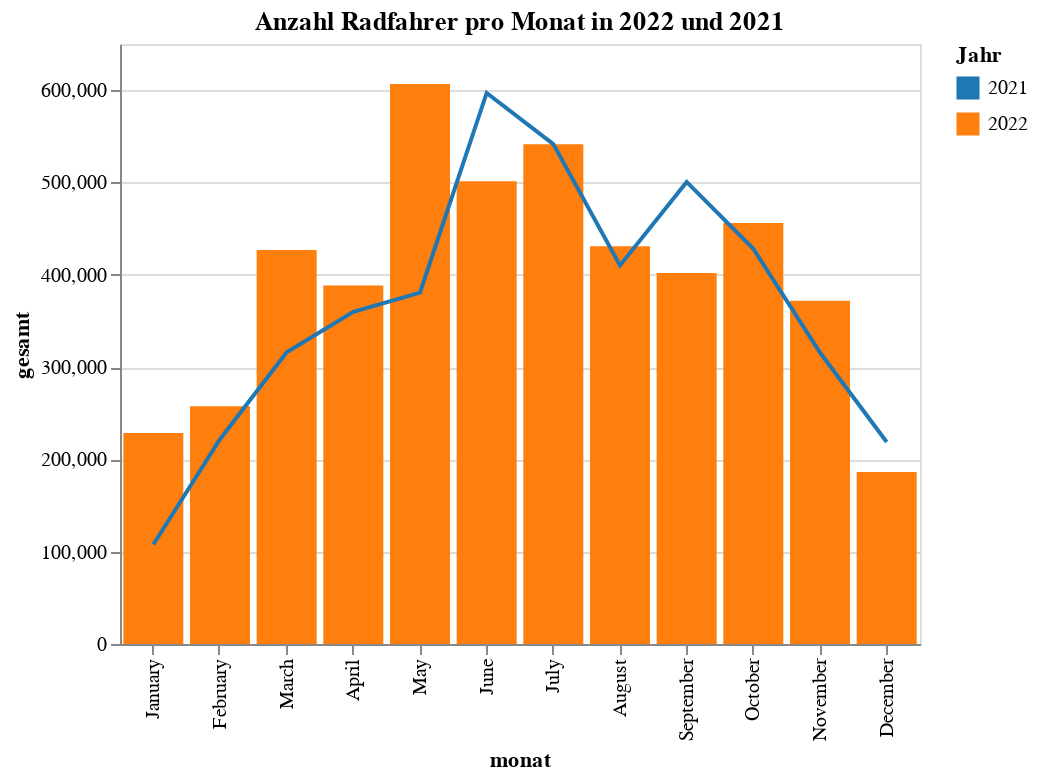

This figure's notebook cell:
### Markdown cell above
# Wie mache ich den Monats-Vergleich am Besten?

### evtl. Balkendiagramm mit Durchschnittslinie aus Vorjahren??

### Code cell
#<toDo> Legende hinzufügen

file_path_2022 = "data/rad_2022_tage_export_09_02_23_r.csv"
file_path_2021 = "data/rad_2021_tage_export_09_02_23_r.csv"
file_path_2020 = "data/rad_2020_tage_export_09_02_23_r.csv"


# DataFrames für 2022 und 2021 erstellen
df_2022 = pd.read_csv(file_path_2022)
df_2021 = pd.read_csv(file_path_2021)

# 'datum' in ein DateTime-Objekt umwandeln
df_2022['datum'] = pd.to_datetime(df_2022['datum'])
df_2021['datum'] = pd.to_datetime(df_2021['datum'])

# Monatsnamen aus dem Datum extrahieren
df_2022['monat'] = df_2022['datum'].dt.strftime('%B')
df_2021['monat'] = df_2021['datum'].dt.strftime('%B')

# Gesamtsummen pro Monat und Jahr berechnen
gesamtsummen_2022 = df_2022.groupby(['monat', df_2022['datum'].dt.year])['gesamt'].sum().reset_index()
gesamtsummen_2021 = df_2021.groupby(['monat', df_2021['datum'].dt.year])['gesamt'].sum().reset_index()

# Reihenfolge der Monate festlegen
monatsreihenfolge = [
    'January', 'February', 'March', 'April', 'May', 'June',
    'July', 'August', 'September', 'October', 'November', 'December'
]

# Altair-Diagramm erstellen
bars = alt.Chart(gesamtsummen_2022).mark_bar().encode(
    x=alt.X('monat:N', sort=monatsreihenfolge),
    y='gesamt:Q',
    color=alt.Color('datum:N', legend=alt.Legend(title='Jahr')).scale(scheme="category10"),
    tooltip=['datum:N', 'monat:N', 'gesamt:Q']
)

lines = alt.Chart(gesamtsummen_2021).mark_line().encode(
    x=alt.X('monat:N', sort=monatsreihenfolge),
    y='gesamt:Q',
    color=alt.Color('datum:N', legend=alt.Legend(title='Jahr')).scale(scheme="category10"),
    tooltip=['datum:N', 'monat:N', 'gesamt:Q']
)

chart = (bars + lines).properties(
    title='Anzahl Radfahrer pro Monat in 2022 und 2021',
    width=400,
    height=300
)



# Diagramm anzeigen
chart

### Figure 1 — Vega-Lite specification as saved in the notebook (floating-point values rounded to 4 significant figures)
{"config": {"view": {"continuousWidth": 300, "continuousHeight": 300}}, "layer": [{"data": {"name": "data-dbcfabac2633886de2ab4b82da5a8702"}, "mark": {"type": "bar"}, "encoding": {"color": {"field": "datum", "legend": {"title": "Jahr"}, "scale": {"scheme": "category10"}, "type": "nominal"}, "tooltip": [{"field": "datum", "type": "nominal"}, {"field": "monat", "type": "nominal"}, {"field": "gesamt", "type": "quantitative"}], "x": {"field": "monat", "sort": ["January", "February", "March", "April", "May", "June", "July", "August", "September", "October", "November", "December"], "type": "nominal"}, "y": {"field": "gesamt", "type": "quantitative"}}}, {"data": {"name": "data-73c42020d48ff4ef8082ca5581506090"}, "mark": {"type": "line"}, "encoding": {"color": {"field": "datum", "legend": {"title": "Jahr"}, "scale": {"scheme": "category10"}, "type": "nominal"}, "tooltip": [{"field": "datum", "type": "nominal"}, {"field": "monat", "type": "nominal"}, {"field": "gesamt", "type": "quantitative"}], "x": {"field": "monat", "sort": ["January", "February", "March", "April", "May", "June", "July", "August", "September", "October", "November", "December"], "type": "nominal"}, "y": {"field": "gesamt", "type": "quantitative"}}}], "height": 300, "title": "Anzahl Radfahrer pro Monat in 2022 und 2021", "width": 400, "$schema": "https://vega.github.io/schema/vega-lite/v5.16.3.json", "datasets": {"data-dbcfabac2633886de2ab4b82da5a8702": [{"monat": "April", "datum": 2022, "gesamt": 388428}, {"monat": "August", "datum": 2022, "gesamt": 431006}, {"monat": "December", "datum": 2022, "gesamt": 186440}, {"monat": "February", "datum": 2022, "gesamt": 257456}, {"monat": "January", "datum": 2022, "gesamt": 228481}, {"monat": "July", "datum": 2022, "gesamt": 541264}, {"monat": "June", "datum": 2022, "gesamt": 501441}, {"monat": "March", "datum": 2022, "gesamt": 426727}, {"monat": "May", "datum": 2022, "gesamt": 606666}, {"monat": "November", "datum": 2022, "gesamt": 371989}, {"monat": "October", "datum": 2022, "gesamt": 456107}, {"monat": "September", "datum": 2022, "gesamt": 401838}], "data-73c42020d48ff4ef8082ca5581506090": [{"monat": "April", "datum": 2021, "gesamt": 359837}, {"monat": "August", "datum": 2021, "gesamt": 410064}, {"monat": "December", "datum": 2021, "gesamt": 218818}, {"monat": "February", "datum": 2021, "gesamt": 221810}, {"monat": "January", "datum": 2021, "gesamt": 107740}, {"monat": "July", "datum": 2021, "gesamt": 541586}, {"monat": "June", "datum": 2021, "gesamt": 596955}, {"monat": "March", "datum": 2021, "gesamt": 316150}, {"monat": "May", "datum": 2021, "gesamt": 380710}, {"monat": "November", "datum": 2021, "gesamt": 315720}, {"monat": "October", "datum": 2021, "gesamt": 428208}, {"monat": "September", "datum": 2021, "gesamt": 500556}]}}
